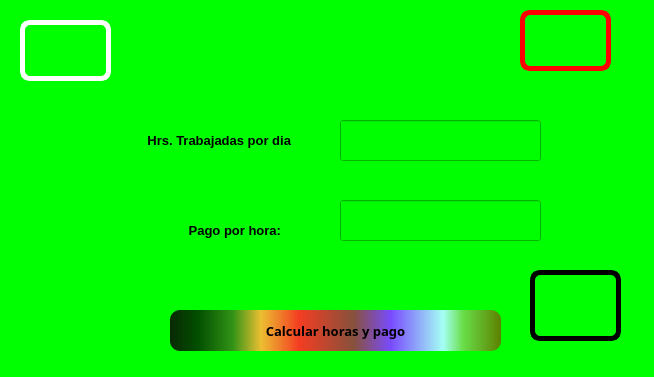
<?xml version="1.0" encoding="UTF-8"?>
<ui version="4.0">
 <class>Dialog</class>
 <widget class="QDialog" name="Dialog">
  <property name="geometry">
   <rect>
    <x>0</x>
    <y>0</y>
    <width>654</width>
    <height>377</height>
   </rect>
  </property>
  <property name="windowTitle">
   <string>Dialog</string>
  </property>
  <property name="styleSheet">
   <string notr="true">
background-color: rgb(0, 255, 0);</string>
  </property>
  <widget class="QLabel" name="label">
   <property name="geometry">
    <rect>
     <x>-20</x>
     <y>120</y>
     <width>311</width>
     <height>41</height>
    </rect>
   </property>
   <property name="font">
    <font>
     <pointsize>10</pointsize>
     <weight>75</weight>
     <bold>true</bold>
    </font>
   </property>
   <property name="text">
    <string>Hrs. Trabajadas por dia</string>
   </property>
   <property name="alignment">
    <set>Qt::AlignRight|Qt::AlignTrailing|Qt::AlignVCenter</set>
   </property>
  </widget>
  <widget class="QLineEdit" name="txt_hrs">
   <property name="geometry">
    <rect>
     <x>340</x>
     <y>120</y>
     <width>201</width>
     <height>41</height>
    </rect>
   </property>
   <property name="font">
    <font>
     <family>Rockwell Extra Bold</family>
     <pointsize>10</pointsize>
     <weight>75</weight>
     <bold>true</bold>
    </font>
   </property>
  </widget>
  <widget class="QLabel" name="label_2">
   <property name="geometry">
    <rect>
     <x>70</x>
     <y>210</y>
     <width>211</width>
     <height>41</height>
    </rect>
   </property>
   <property name="font">
    <font>
     <pointsize>10</pointsize>
     <weight>75</weight>
     <bold>true</bold>
    </font>
   </property>
   <property name="text">
    <string>Pago por hora:</string>
   </property>
   <property name="alignment">
    <set>Qt::AlignRight|Qt::AlignTrailing|Qt::AlignVCenter</set>
   </property>
  </widget>
  <widget class="QPushButton" name="btn_Accion">
   <property name="geometry">
    <rect>
     <x>170</x>
     <y>310</y>
     <width>331</width>
     <height>41</height>
    </rect>
   </property>
   <property name="font">
    <font>
     <family>Rockwell Extra Bold</family>
     <pointsize>10</pointsize>
     <weight>75</weight>
     <bold>true</bold>
    </font>
   </property>
   <property name="styleSheet">
    <string notr="true">background-color: qlineargradient(spread:pad, x1:0, y1:0, x2:1, y2:0, stop:0 rgba(9, 41, 4, 255), stop:0.085 rgba(2, 79, 0, 255), stop:0.19 rgba(50, 147, 22, 255), stop:0.275 rgba(236, 191, 49, 255), stop:0.39 rgba(243, 61, 34, 255), stop:0.555 rgba(135, 81, 60, 255), stop:0.667 rgba(121, 75, 255, 255), stop:0.825 rgba(164, 255, 244, 255), stop:0.885 rgba(104, 222, 71, 255), stop:1 rgba(93, 128, 0, 255));
border-radius: 10px;</string>
   </property>
   <property name="text">
    <string>Calcular horas y pago</string>
   </property>
  </widget>
  <widget class="QLineEdit" name="txt_pago">
   <property name="geometry">
    <rect>
     <x>340</x>
     <y>200</y>
     <width>201</width>
     <height>41</height>
    </rect>
   </property>
   <property name="font">
    <font>
     <family>Rockwell Extra Bold</family>
     <pointsize>10</pointsize>
     <weight>75</weight>
     <bold>true</bold>
    </font>
   </property>
   <property name="text">
    <string/>
   </property>
  </widget>
  <widget class="QLabel" name="label_3">
   <property name="geometry">
    <rect>
     <x>20</x>
     <y>20</y>
     <width>91</width>
     <height>61</height>
    </rect>
   </property>
   <property name="styleSheet">
    <string notr="true">border: 5px solid white;
border-radius: 10px;</string>
   </property>
   <property name="text">
    <string/>
   </property>
   <property name="pixmap">
    <pixmap resource="../../recursos.qrc">:/Logos/Imagenes/logo uat.jpg</pixmap>
   </property>
   <property name="scaledContents">
    <bool>true</bool>
   </property>
  </widget>
  <widget class="QLabel" name="label_4">
   <property name="geometry">
    <rect>
     <x>520</x>
     <y>10</y>
     <width>91</width>
     <height>61</height>
    </rect>
   </property>
   <property name="styleSheet">
    <string notr="true">border: 5px solid red;
border-radius: 10px;</string>
   </property>
   <property name="text">
    <string/>
   </property>
   <property name="pixmap">
    <pixmap resource="../../recursos.qrc">:/Logos/Imagenes/logo fians.jpg</pixmap>
   </property>
   <property name="scaledContents">
    <bool>true</bool>
   </property>
  </widget>
  <widget class="QLabel" name="label_6">
   <property name="geometry">
    <rect>
     <x>530</x>
     <y>270</y>
     <width>91</width>
     <height>71</height>
    </rect>
   </property>
   <property name="styleSheet">
    <string notr="true">border: 5px solid black;
border-radius: 10px;</string>
   </property>
   <property name="text">
    <string/>
   </property>
   <property name="pixmap">
    <pixmap resource="../../recursos.qrc">:/Logos/Imagenes/equipo.jpeg</pixmap>
   </property>
   <property name="scaledContents">
    <bool>true</bool>
   </property>
  </widget>
 </widget>
 <resources>
  <include location="../../recursos.qrc"/>
 </resources>
 <connections/>
</ui>
